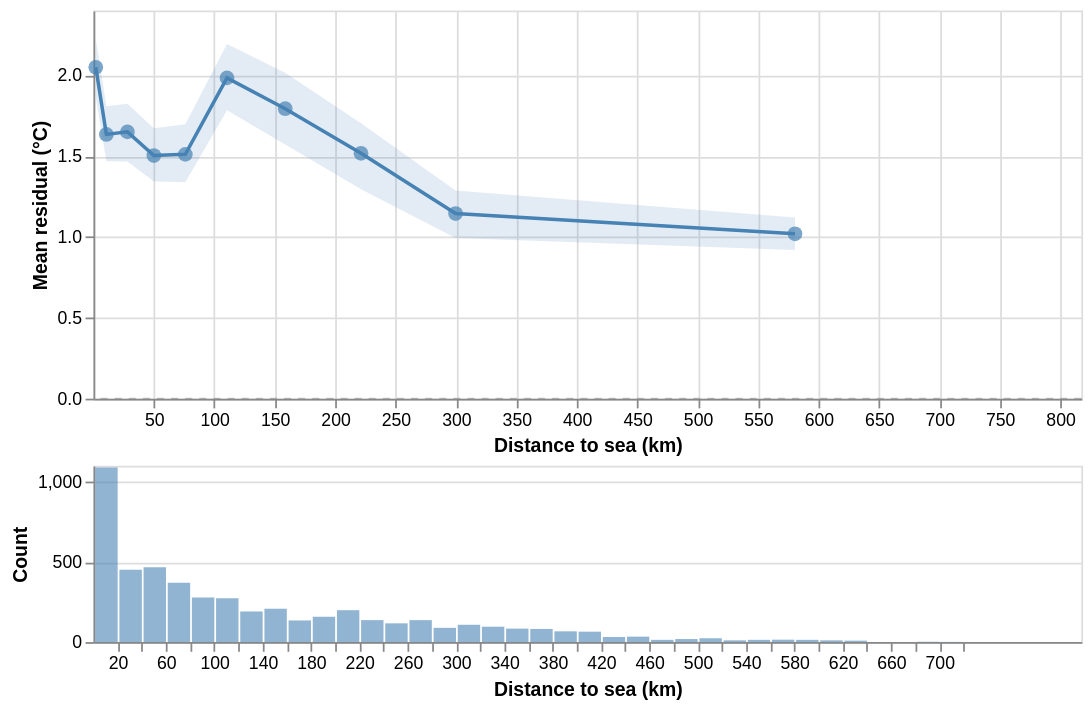

Express this chart as Vega-Lite.
### Vega-Lite specification from a JSON file in a GitHub repository (floating-point values rounded to 4 significant figures; data arrays with more than 128 entries replaced by an {"elided": "..."} marker saying what was removed)
{"config": {"view": {"continuousWidth": 300, "continuousHeight": 300}}, "vconcat": [{"layer": [{"data": {"name": "data-a0a55d106695e8d630baff0f16eee66d"}, "mark": {"type": "rule", "color": "grey", "opacity": 0.5, "strokeDash": [4, 4]}, "encoding": {"y": {"field": "y", "type": "quantitative"}}}, {"data": {"name": "data-5f5ce53c44bb10727664130b20016c55"}, "mark": {"type": "area", "color": "#4682B4", "opacity": 0.15}, "encoding": {"x": {"field": "x", "scale": {"domain": [0.004052, 817.5], "nice": false, "zero": false}, "title": "Distance to sea (km)", "type": "quantitative"}, "y": {"field": "ci_lo", "title": "Mean residual (°C)", "type": "quantitative"}, "y2": {"field": "ci_hi"}}}, {"data": {"name": "data-5f5ce53c44bb10727664130b20016c55"}, "mark": {"type": "line", "color": "#4682B4", "strokeWidth": 2}, "encoding": {"x": {"field": "x", "scale": {"domain": [0.004052, 817.5], "nice": false, "zero": false}, "type": "quantitative"}, "y": {"field": "mean", "type": "quantitative"}}}, {"data": {"name": "data-5f5ce53c44bb10727664130b20016c55"}, "mark": {"type": "point", "color": "#4682B4", "filled": true, "size": 70}, "encoding": {"tooltip": [{"field": "x", "format": ".3f", "title": "Distance to sea (km)", "type": "quantitative"}, {"field": "mean", "format": ".3f", "title": "Mean residual (°C)", "type": "quantitative"}, {"field": "ci_lo", "format": ".3f", "title": "CI low", "type": "quantitative"}, {"field": "ci_hi", "format": ".3f", "title": "CI high", "type": "quantitative"}], "x": {"field": "x", "scale": {"domain": [0.004052, 817.5], "nice": false, "zero": false}, "type": "quantitative"}, "y": {"field": "mean", "type": "quantitative"}}}], "height": 220, "width": 560}, {"data": {"name": "data-8be4356bd379111aadfc6a529d448e4a"}, "mark": {"type": "bar", "color": "#4682B4", "opacity": 0.6}, "encoding": {"x": {"bin": {"maxbins": 50}, "field": "val", "scale": {"domain": [0.004052, 817.5], "nice": false, "zero": false}, "title": "Distance to sea (km)", "type": "quantitative"}, "y": {"aggregate": "count", "title": "Count", "type": "quantitative"}}, "height": 100, "width": 560}], "spacing": 4, "$schema": "https://vega.github.io/schema/vega-lite/v6.4.1.json", "datasets": {"data-a0a55d106695e8d630baff0f16eee66d": [{"y": 0}], "data-5f5ce53c44bb10727664130b20016c55": [{"x": 1.901, "mean": 2.049, "ci_lo": 1.864, "ci_hi": 2.226}, {"x": 10.68, "mean": 1.634, "ci_lo": 1.468, "ci_hi": 1.808}, {"x": 28.08, "mean": 1.65, "ci_lo": 1.466, "ci_hi": 1.823}, {"x": 49.97, "mean": 1.503, "ci_lo": 1.344, "ci_hi": 1.672}, {"x": 75.99, "mean": 1.511, "ci_lo": 1.339, "ci_hi": 1.696}, {"x": 110.5, "mean": 1.984, "ci_lo": 1.783, "ci_hi": 2.193}, {"x": 158.7, "mean": 1.793, "ci_lo": 1.572, "ci_hi": 2.015}, {"x": 221.4, "mean": 1.517, "ci_lo": 1.294, "ci_hi": 1.703}, {"x": 299.7, "mean": 1.145, "ci_lo": 0.9932, "ci_hi": 1.287}, {"x": 580.5, "mean": 1.02, "ci_lo": 0.92, "ci_hi": 1.12}], "data-8be4356bd379111aadfc6a529d448e4a": {"elided": "4999 records"}}}
